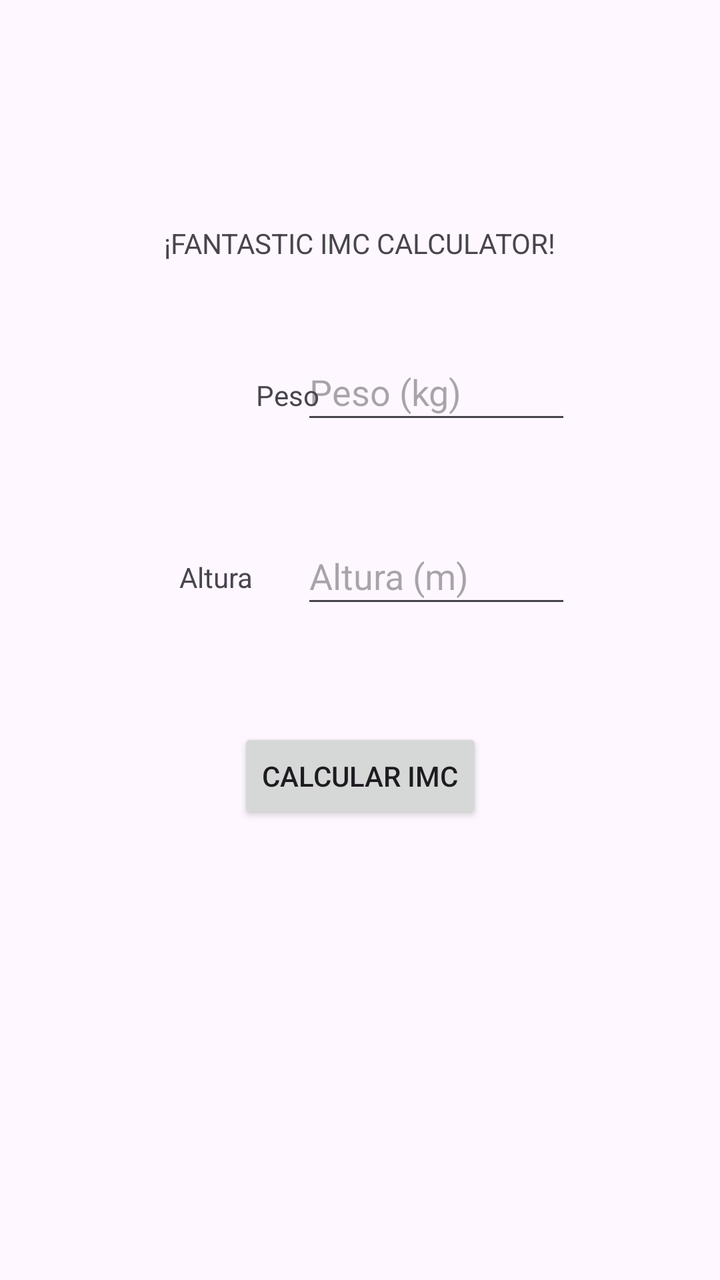
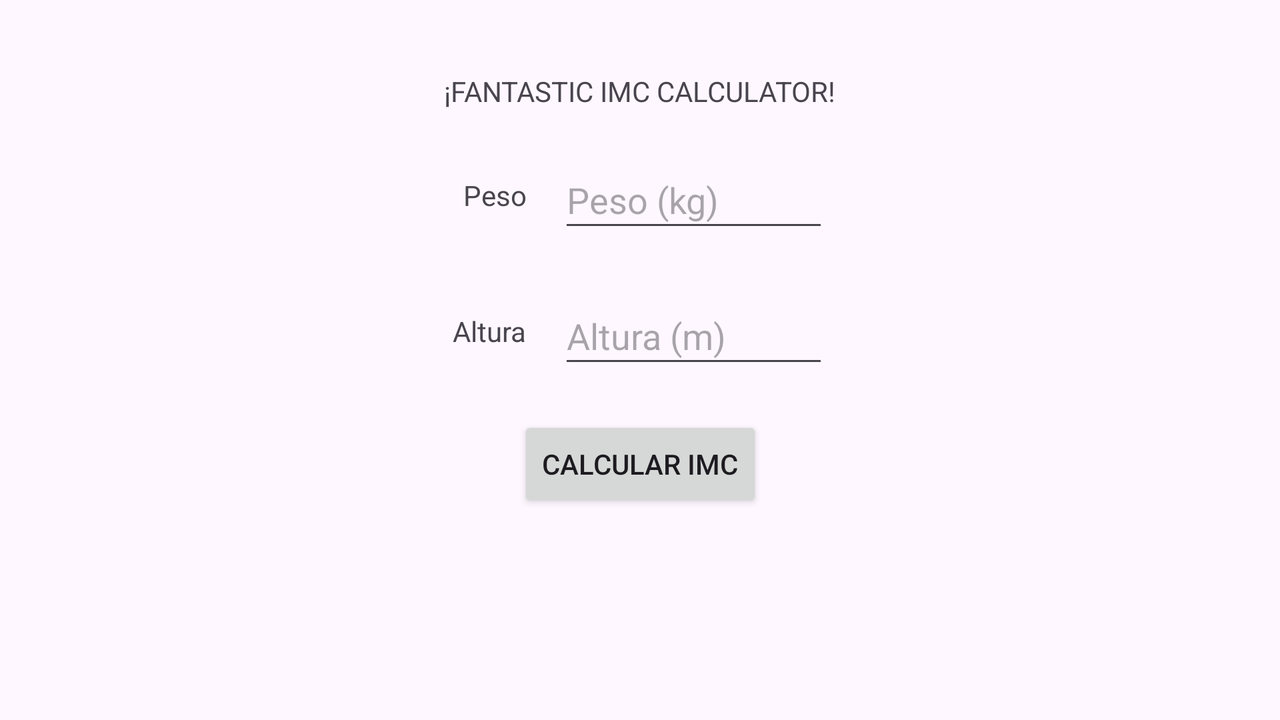

One screen, two layout resources from the same app: the default and the author's alternative for another configuration. Each is rendered where Android would select it; the XML of both is given below.
<!-- AndroidManifest.xml: application theme Theme.ADFJMG1 -->
<!-- res/layout/activity_imc.xml -->
<?xml version="1.0" encoding="utf-8"?>
<androidx.constraintlayout.widget.ConstraintLayout xmlns:android="http://schemas.android.com/apk/res/android"
    xmlns:app="http://schemas.android.com/apk/res-auto"
    xmlns:tools="http://schemas.android.com/tools"
    android:id="@+id/main"
    android:layout_width="match_parent"
    android:layout_height="match_parent"
    tools:context=".ImcActivity">

    <TextView
        android:id="@+id/textViewTitulo"
        android:layout_width="wrap_content"
        android:layout_height="wrap_content"
        android:layout_marginTop="112dp"
        android:text="¡FANTASTIC IMC CALCULATOR!"
        app:layout_constraintEnd_toEndOf="parent"
        app:layout_constraintHorizontal_bias="0.5"
        app:layout_constraintStart_toStartOf="parent"
        app:layout_constraintTop_toTopOf="parent" />

    <EditText
        android:id="@+id/editTextNumberDecimalAltura"
        android:layout_width="135dp"
        android:layout_height="45dp"
        android:layout_marginTop="264dp"
        android:ems="10"
        android:hint="Altura (m)"
        android:inputType="numberDecimal"
        app:layout_constraintEnd_toEndOf="parent"
        app:layout_constraintHorizontal_bias="0.67"
        app:layout_constraintStart_toStartOf="parent"
        app:layout_constraintTop_toTopOf="parent" />

    <EditText
        android:id="@+id/editTextNumberDecimalPeso"
        android:layout_width="135dp"
        android:layout_height="45dp"
        android:layout_marginTop="172dp"
        android:ems="10"
        android:hint="Peso (kg)"
        android:inputType="numberDecimal"
        app:layout_constraintEnd_toEndOf="parent"
        app:layout_constraintHorizontal_bias="0.67"
        app:layout_constraintStart_toStartOf="parent"
        app:layout_constraintTop_toTopOf="parent" />

    <Button
        android:id="@+id/buttonCalcular"
        android:layout_width="wrap_content"
        android:layout_height="wrap_content"
        android:layout_marginTop="364dp"
        android:onClick="calcularImc"
        android:text="Calcular IMC"
        app:layout_constraintEnd_toEndOf="parent"
        app:layout_constraintStart_toStartOf="parent"
        app:layout_constraintTop_toTopOf="parent" />

    <TextView
        android:id="@+id/textViewPeso"
        android:layout_width="wrap_content"
        android:layout_height="wrap_content"
        android:layout_marginStart="128dp"
        android:layout_marginTop="188dp"
        android:text="Peso"
        app:layout_constraintStart_toStartOf="parent"
        app:layout_constraintTop_toTopOf="parent" />

    <TextView
        android:id="@+id/textViewAltura"
        android:layout_width="wrap_content"
        android:layout_height="wrap_content"
        android:layout_marginTop="72dp"
        android:layout_marginEnd="24dp"
        android:text="Altura"
        app:layout_constraintEnd_toStartOf="@+id/editTextNumberDecimalAltura"
        app:layout_constraintTop_toBottomOf="@+id/textViewPeso" />

</androidx.constraintlayout.widget.ConstraintLayout>
<!-- resources referenced by this layout -->
<resources>
  <style name="Theme.ADFJMG1" parent="Base.Theme.ADFJMG1" />
  <style name="Base.Theme.ADFJMG1" parent="Theme.Material3.DayNight">
          
          
          
          
          
          
      </style>
</resources>
<!-- res/layout-land/activity_imc.xml (the author's variant of the layout above) -->
<!-- drawn on the phone turned sideways -->
<?xml version="1.0" encoding="utf-8"?>
<androidx.constraintlayout.widget.ConstraintLayout xmlns:android="http://schemas.android.com/apk/res/android"
    xmlns:app="http://schemas.android.com/apk/res-auto"
    xmlns:tools="http://schemas.android.com/tools"
    android:id="@+id/main"
    android:layout_width="match_parent"
    android:layout_height="match_parent"
    tools:context=".ImcActivity">

    <TextView
        android:id="@+id/textViewTitulo"
        android:layout_width="wrap_content"
        android:layout_height="wrap_content"
        android:layout_marginTop="36dp"
        android:text="¡FANTASTIC IMC CALCULATOR!"
        app:layout_constraintEnd_toEndOf="parent"
        app:layout_constraintStart_toStartOf="parent"
        app:layout_constraintTop_toTopOf="parent" />

    <EditText
        android:id="@+id/editTextNumberDecimalAltura"
        android:layout_width="135dp"
        android:layout_height="45dp"
        android:layout_marginTop="144dp"
        android:ems="10"
        android:hint="Altura (m)"
        android:inputType="numberDecimal"
        app:layout_constraintEnd_toEndOf="parent"
        app:layout_constraintHorizontal_bias="0.553"
        app:layout_constraintStart_toStartOf="parent"
        app:layout_constraintTop_toTopOf="parent" />

    <TextView
        android:id="@+id/textViewAltura"
        android:layout_width="wrap_content"
        android:layout_height="wrap_content"
        android:layout_marginTop="156dp"
        android:layout_marginEnd="16dp"
        android:text="Altura"
        app:layout_constraintEnd_toStartOf="@+id/editTextNumberDecimalAltura"
        app:layout_constraintHorizontal_bias="1.0"
        app:layout_constraintStart_toStartOf="parent"
        app:layout_constraintTop_toTopOf="parent" />

    <TextView
        android:id="@+id/textViewPeso"
        android:layout_width="wrap_content"
        android:layout_height="wrap_content"
        android:layout_marginTop="88dp"
        android:layout_marginEnd="16dp"
        android:text="Peso"
        app:layout_constraintEnd_toStartOf="@+id/editTextNumberDecimalPeso"
        app:layout_constraintHorizontal_bias="1.0"
        app:layout_constraintStart_toStartOf="parent"
        app:layout_constraintTop_toTopOf="parent" />

    <TextView
        android:id="@+id/imcResultado"
        android:layout_width="wrap_content"
        android:layout_height="wrap_content"
        android:layout_marginBottom="16dp"
        android:text="TextView"
        android:visibility="invisible"
        app:layout_constraintBottom_toBottomOf="parent"
        app:layout_constraintEnd_toEndOf="parent"
        app:layout_constraintHorizontal_bias="0.499"
        app:layout_constraintStart_toStartOf="parent"
        app:layout_constraintTop_toBottomOf="@+id/buttonCalcular"
        app:layout_constraintVertical_bias="0.233" />

    <Button
        android:id="@+id/buttonCalcular"
        android:layout_width="wrap_content"
        android:layout_height="wrap_content"
        android:layout_marginTop="208dp"
        android:onClick="calcularImc"
        android:text="Calcular IMC"
        app:layout_constraintEnd_toEndOf="parent"
        app:layout_constraintHorizontal_bias="0.5"
        app:layout_constraintStart_toStartOf="parent"
        app:layout_constraintTop_toTopOf="parent" />

    <EditText
        android:id="@+id/editTextNumberDecimalPeso"
        android:layout_width="135dp"
        android:layout_height="45dp"
        android:layout_marginTop="76dp"
        android:ems="10"
        android:hint="Peso (kg)"
        android:inputType="numberDecimal"
        app:layout_constraintEnd_toEndOf="parent"
        app:layout_constraintHorizontal_bias="0.553"
        app:layout_constraintStart_toStartOf="parent"
        app:layout_constraintTop_toTopOf="parent" />

</androidx.constraintlayout.widget.ConstraintLayout>
